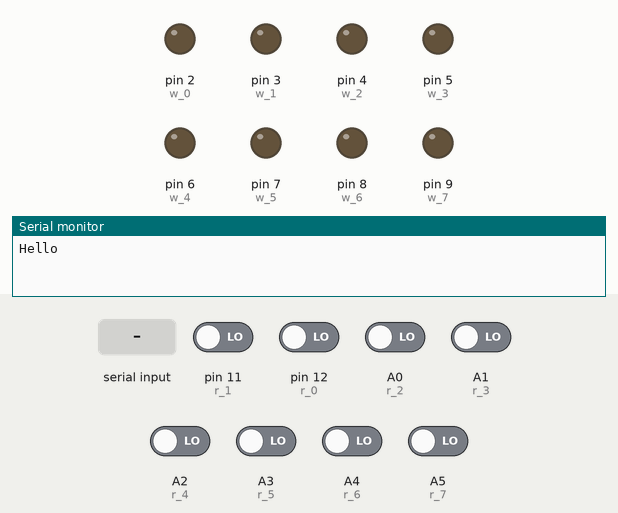
The sketch below on a simulated Arduino Uno, built with avr-gcc and run on an emulated ATmega328P. Shown: output pins drawn as LEDs (lit = HIGH), the last lines printed to the serial monitor. Dashed ring = blinking. The inputs (shaded band) are chosen by the test bench; at power-on: A0 (r_2), A1 (r_3), A2 (r_4), A3 (r_5), A4 (r_6), A5 (r_7), pin 11 (r_1), pin 12 (r_0) LOW.

Above: at 1.2 s.
1.3 s: "d" received over Serial
At 1.9 s:
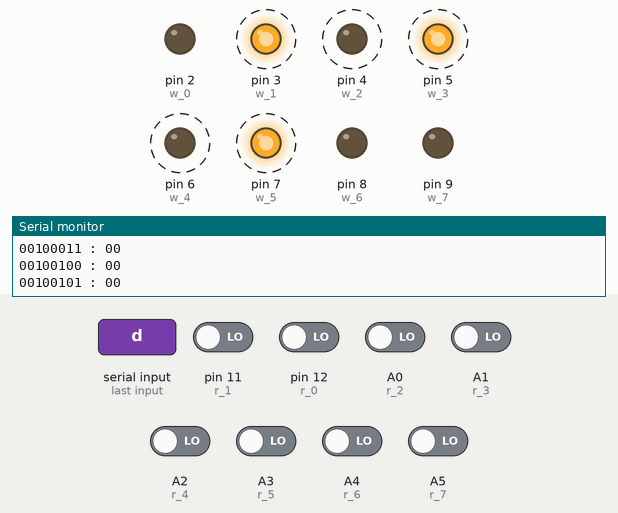
4.3 s: "d" received over Serial
At 5.6 s:
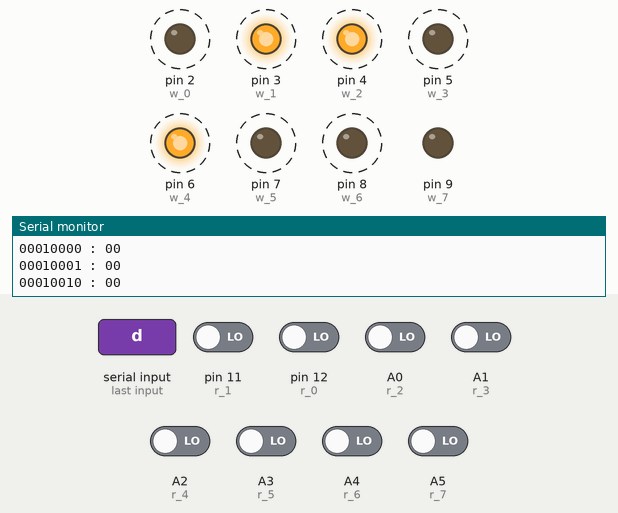
Timing chart, 0 to 10.7 s (numbered marks = the images above; inputs shaded):
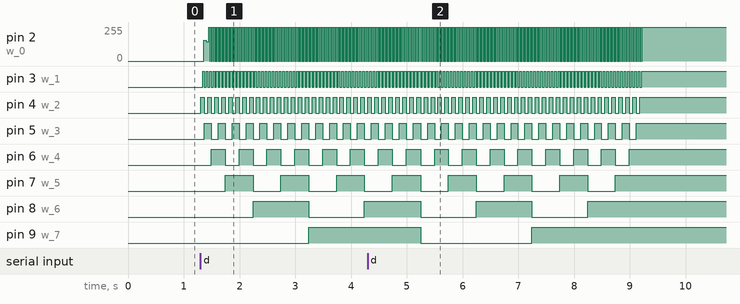

Measured:
- after the input at 1.3 s, pin 3 (w_1): alternates HIGH for 0.03 s and LOW for 0.03 s, starting at once; pin 4 (w_2): alternates HIGH for 0.06 s and LOW for 0.06 s, starting at once
- after the input at 4.3 s, pin 8 (w_6): alternates HIGH for 1.0 s and LOW for 1.0 s, 4 changes in all, then stays HIGH, starting after 0.95 s; pin 9 (w_7): HIGH → LOW after 0.95 s, → HIGH 2.0 s later
- by itself, pin 2 (w_0): alternates 255/255 for 0.02 s and 0/255 for 0.02 s, 316 changes in all, then stays 255/255

The sketch:

eprom.ino
```cpp
/*
  EPROM - Amina, Valentin
 */

  int w_0 = 2;
  int w_1 = 3;
  int w_2 = 4;
  int w_3 = 5;
  int w_4 = 6;
  int w_5 = 7;
  int w_6 = 8;
  int w_7 = 9;

  int r_0 = 12;
  int r_1 = 11;
  int r_2 = A0;
  int r_3 = A1;
  int r_4 = A2;
  int r_5 = A3;
  int r_6 = A4;
  int r_7 = A5;
  char out[3];

void setup() {
  Serial.begin(9600);
  Serial.println("Hello");

  pinMode(w_0, OUTPUT);
  pinMode(w_1, OUTPUT);
  pinMode(w_2, OUTPUT);
  pinMode(w_3, OUTPUT);
  pinMode(w_4, OUTPUT);
  pinMode(w_5, OUTPUT);
  pinMode(w_6, OUTPUT);
  pinMode(w_7, OUTPUT);

  pinMode(r_0, INPUT);
  pinMode(r_1, INPUT);
  pinMode(r_2, INPUT);
  pinMode(r_3, INPUT);
  pinMode(r_4, INPUT);
  pinMode(r_5, INPUT);
  pinMode(r_6, INPUT);
  pinMode(r_7, INPUT);
}

void loop() {

  if (Serial.available()) {
    if (Serial.read() == 'd') {
      Serial.println("Debut...");

      int v_0, v_1, v_2, v_3, v_4, v_5, v_6, v_7;

      for (v_7 = 0; v_7 < 2; v_7++) {
      for (v_6 = 0; v_6 < 2; v_6++) {
      for (v_5 = 0; v_5 < 2; v_5++) {
      for (v_4 = 0; v_4 < 2; v_4++) {
      for (v_3 = 0; v_3 < 2; v_3++) {
      for (v_2 = 0; v_2 < 2; v_2++) {
      for (v_1 = 0; v_1 < 2; v_1++) {
      for (v_0 = 0; v_0 < 2; v_0++) {
        // Adresse :
        digitalWrite(w_0, v_0);
        digitalWrite(w_1, v_1);
        digitalWrite(w_2, v_2);
        digitalWrite(w_3, v_3);
        digitalWrite(w_4, v_4);
        digitalWrite(w_5, v_5);
        digitalWrite(w_6, v_6);
        digitalWrite(w_7, v_7);

        // Lecture :
        int result =
          digitalRead(r_0) +
          digitalRead(r_1) * 2 +
          digitalRead(r_2) * 4 +
          digitalRead(r_3) * 8 +
          digitalRead(r_4) * 16 +
          digitalRead(r_5) * 32 +
          digitalRead(r_6) * 64 +
          digitalRead(r_7) * 128;

        // Affichage :
        sprintf(out, "%02X", result);
        out[2]=0;
        Serial.print(v_7);
        Serial.print(v_6);
        Serial.print(v_5);
        Serial.print(v_4);
        Serial.print(v_3);
        Serial.print(v_2);
        Serial.print(v_1);
        Serial.print(v_0);
        Serial.print(" : ");
        Serial.print(out);
        Serial.println();
      }
      }
      }
      }
      }
      }
      }
      }
    }
  }
}
```
